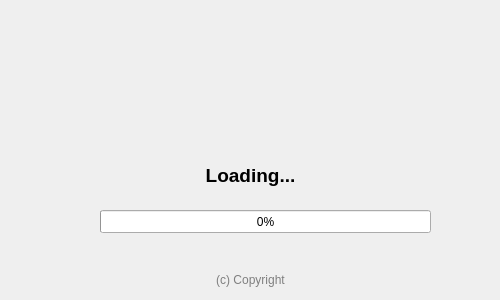
<?xml version="1.0" encoding="UTF-8"?>
<ui version="4.0">
 <class>SplashScreenClass</class>
 <widget class="QDialog" name="SplashScreenClass">
  <property name="geometry">
   <rect>
    <x>0</x>
    <y>0</y>
    <width>500</width>
    <height>300</height>
   </rect>
  </property>
  <property name="minimumSize">
   <size>
    <width>500</width>
    <height>300</height>
   </size>
  </property>
  <property name="maximumSize">
   <size>
    <width>500</width>
    <height>300</height>
   </size>
  </property>
  <property name="windowTitle">
   <string>SplashScreen</string>
  </property>
  <widget class="QLabel" name="label">
   <property name="geometry">
    <rect>
     <x>0</x>
     <y>0</y>
     <width>500</width>
     <height>300</height>
    </rect>
   </property>
   <property name="text">
    <string/>
   </property>
   <property name="pixmap">
    <pixmap resource="../resources.qrc">:/other/resources/splashscreen.png</pixmap>
   </property>
   <property name="scaledContents">
    <bool>false</bool>
   </property>
  </widget>
  <widget class="QLabel" name="loading">
   <property name="geometry">
    <rect>
     <x>0</x>
     <y>160</y>
     <width>501</width>
     <height>31</height>
    </rect>
   </property>
   <property name="font">
    <font>
     <pointsize>14</pointsize>
     <weight>75</weight>
     <bold>true</bold>
    </font>
   </property>
   <property name="text">
    <string>Loading...</string>
   </property>
   <property name="alignment">
    <set>Qt::AlignCenter</set>
   </property>
  </widget>
  <widget class="QProgressBar" name="progressBar">
   <property name="geometry">
    <rect>
     <x>100</x>
     <y>210</y>
     <width>331</width>
     <height>23</height>
    </rect>
   </property>
   <property name="value">
    <number>0</number>
   </property>
  </widget>
  <widget class="QLabel" name="copyright">
   <property name="geometry">
    <rect>
     <x>0</x>
     <y>270</y>
     <width>501</width>
     <height>20</height>
    </rect>
   </property>
   <property name="styleSheet">
    <string>color: rgb(127, 127, 127);</string>
   </property>
   <property name="text">
    <string>(c) Copyright</string>
   </property>
   <property name="alignment">
    <set>Qt::AlignCenter</set>
   </property>
  </widget>
 </widget>
 <layoutdefault spacing="6" margin="11"/>
 <resources>
  <include location="../resources.qrc"/>
  <include location="../resources.qrc"/>
 </resources>
 <connections/>
</ui>
